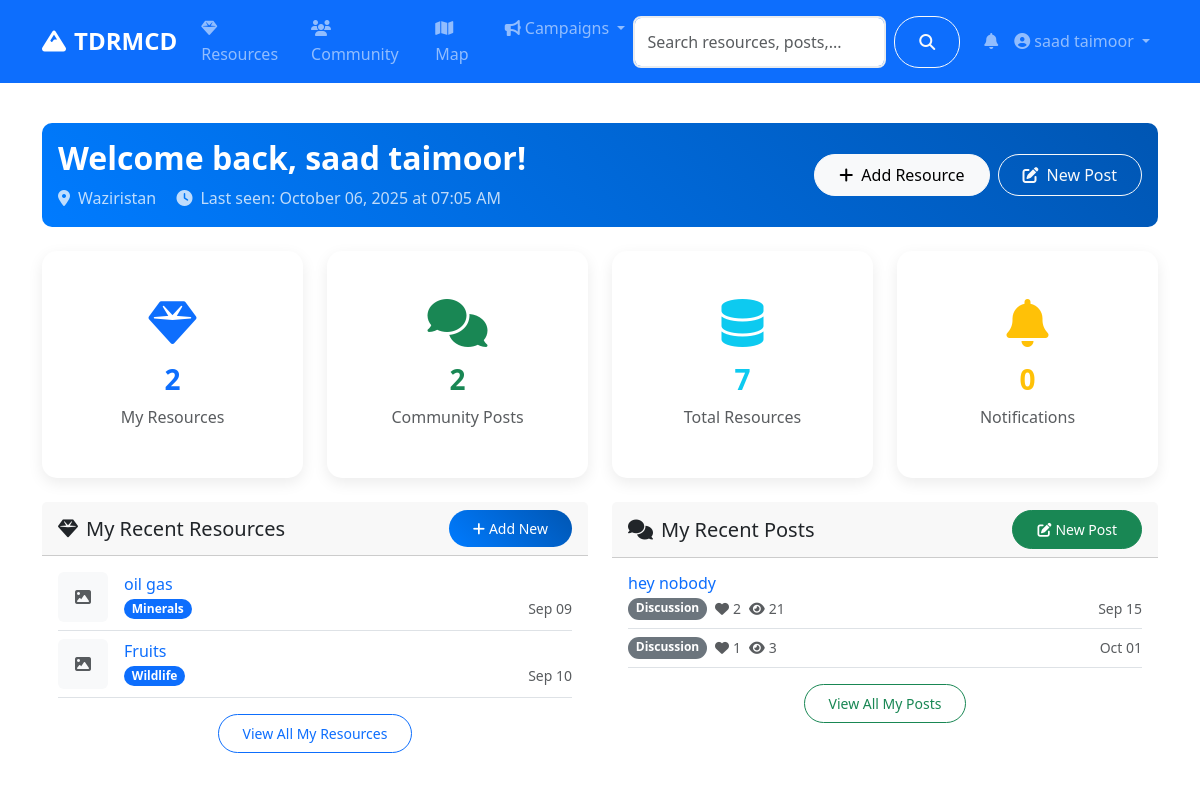
/dashboard (signed in, upper part), run on an earlier commit of the app's database.
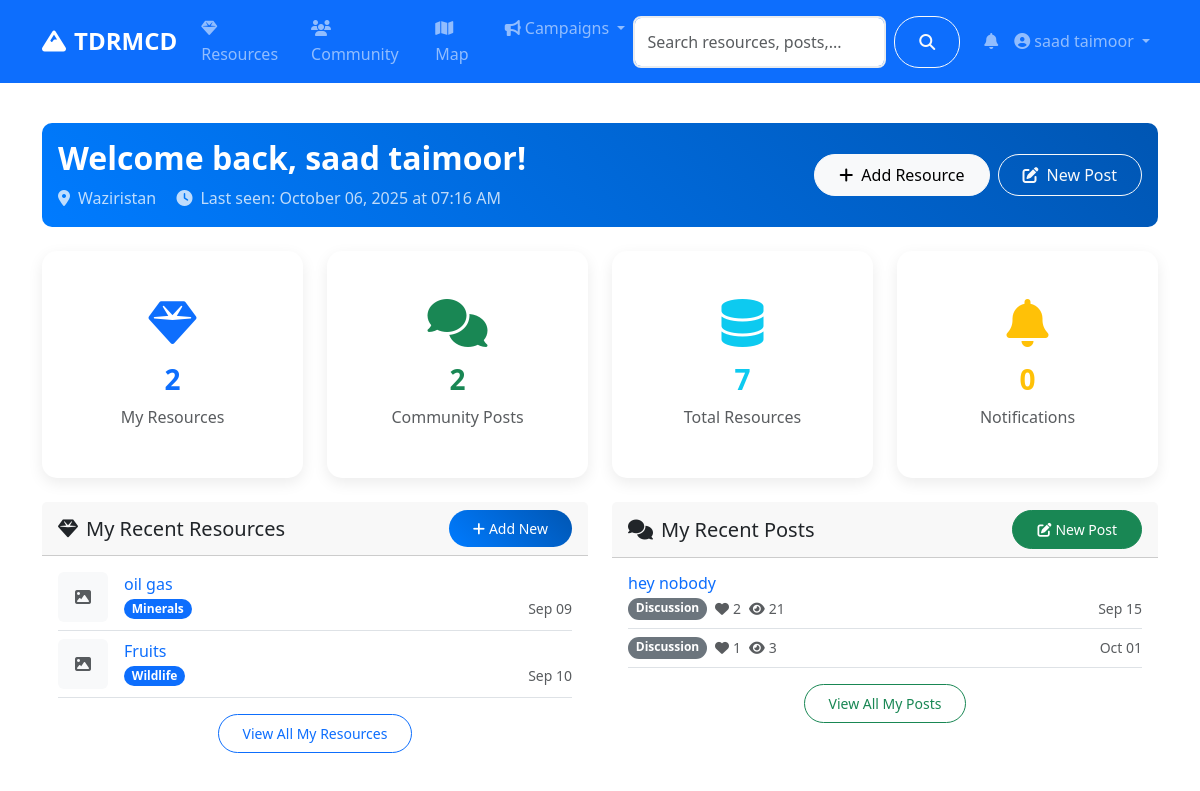
And on a later commit of the database.
### models.py (models this page shows, shortened)
class User(UserMixin, db.Model):
    id = db.Column(db.Integer, primary_key=True)
    username = db.Column(db.String(80), unique=True, nullable=False)
    email = db.Column(db.String(120), unique=True, nullable=False)
    password_hash = db.Column(db.String(120), nullable=False)
    first_name = db.Column(db.String(50), nullable=False)
    last_name = db.Column(db.String(50), nullable=False)
    role = db.Column(db.String(20), default='user')  # user, admin, researcher
    location = db.Column(db.String(100))
    bio = db.Column(db.Text)
    avatar = db.Column(db.String(200), default='default.jpg')
    is_active = db.Column(db.Boolean, default=True)
    created_at = db.Column(db.DateTime, default=datetime.utcnow)
    last_seen = db.Column(db.DateTime, default=datetime.utcnow)
    resources = db.relationship('Resource', backref='author', lazy='dynamic')
    posts = db.relationship('CommunityPost', backref='author', lazy='dynamic')
    chat_messages = db.relationship('ChatMessage', backref='sender', lazy='dynamic')
    file_submissions = db.relationship(
        'FileSubmission',
        foreign_keys='FileSubmission.submitter_id',
        backref='submitter',
        lazy='dynamic'
    )
    reviewed_submissions = db.relationship(
        'FileSubmission',
        foreign_keys='FileSubmission.reviewed_by',
        backref='reviewer_user',
        lazy='dynamic'
    )
    notifications = db.relationship('Notification', backref='user', lazy='dynamic')
    following = db.relationship('Follow', foreign_keys='Follow.follower_id', backref='follower', lazy='dynamic')
    followers = db.relationship('Follow', foreign_keys='Follow.followed_id', backref='followed', lazy='dynamic')
    def get_full_name(self):
        return f"{self.first_name} {self.last_name}"
    def is_admin(self):
        return self.role == 'admin'

### routes/main.py (the view)
@main_bp.route('/dashboard')
@login_required
def dashboard():
    from datetime import datetime
    current_user.last_seen = datetime.utcnow()
    db.session.commit()
    user_resources = current_user.resources.limit(5).all()
    user_posts = current_user.posts.limit(5).all()
    notifications = current_user.notifications.filter_by(is_read=False).limit(10).all()
    stats = {
        'total_resources': Resource.query.filter_by(status='active').count(),
        'user_resources': current_user.resources.count(),
        'user_posts': current_user.posts.count(),
        'unread_notifications': current_user.notifications.filter_by(is_read=False).count()
    }
    from datetime import timedelta
    is_new_user = current_user.created_at > datetime.utcnow() - timedelta(hours=24)
    is_long_absence = current_user.last_seen < datetime.utcnow() - timedelta(days=7)
    return render_template('main/dashboard.html',
                         user_resources=user_resources,
                         user_posts=user_posts,
                         notifications=notifications,
                         stats=stats,
                         is_new_user=is_new_user,
                         is_long_absence=is_long_absence)

### app.py (called while the page is built)
@login_manager.user_loader
def load_user(user_id):
    return User.query.get(int(user_id))

### templates/main/dashboard.html (shortened to what the changed rows need)
{% extends "base.html" %}
{% block content %}
<div class="container py-4">
    <div class="row">
        <div class="col-12 mb-4">
            <div class="card bg-gradient-primary text-white">
                <div class="card-body">
                    <div class="row align-items-center">
                        <div class="col-md-8">
                            {% if is_new_user %}
                                <h2 class="fw-bold mb-2">Welcome to TDRMCD, {{ current_user.get_full_name() }}! 🎉</h2>
                                <p class="mb-0 opacity-75">
                                    <i class="fas fa-star me-2"></i>Thanks for joining our community! Let's get started.
                                    {% if current_user.location %}
                                        <br><i class="fas fa-map-marker-alt me-2"></i>{{ current_user.location }}
                                    {% endif %}
                                </p>
                            {% else %}
                                <h2 class="fw-bold mb-2">Welcome back, {{ current_user.get_full_name() }}!</h2>
                                <p class="mb-0 opacity-75">
                                    {% if current_user.location %}
                                        <i class="fas fa-map-marker-alt me-2"></i>{{ current_user.location }}
                                    {% endif %}
                                    <span class="ms-3">
                                        <i class="fas fa-clock me-2"></i>Last seen: {{ current_user.last_seen.strftime('%B %d, %Y at %I:%M %p') }}
                                    </span>
                                </p>
                            {% endif %}
                        </div>
                    </div>
                </div>
            </div>
        </div>
    </div>
</div>
{% endblock %}

### templates/base.html (shortened to what this page needs)
<!DOCTYPE html>
<html lang="en">
<head>
    <link href="https://cdn.jsdelivr.net/npm/bootstrap@5.3.0/dist/css/bootstrap.min.css" rel="stylesheet">
    <link rel="stylesheet" href="https://cdnjs.cloudflare.com/ajax/libs/font-awesome/6.4.0/css/all.min.css">
    <link rel="stylesheet" href="https://unpkg.com/leaflet@1.9.4/dist/leaflet.css">
    <link rel="stylesheet" href="{{ url_for('static', filename='css/style.css') }}">
</head>
<body>
    <nav class="navbar navbar-expand-lg navbar-dark bg-primary sticky-top">
        <div class="container">
            <a class="navbar-brand fw-bold" href="{{ url_for('main.index') }}">
                <i class="fas fa-mountain me-2"></i>TDRMCD
            </a>
            <div class="collapse navbar-collapse" id="navbarNav">
                <ul class="navbar-nav me-auto">
                    <li class="nav-item">
                        <a class="nav-link" href="{{ url_for('resources.index') }}">
                            <i class="fas fa-gem me-1"></i>Resources
                        </a>
                    </li>
                    <li class="nav-item">
                        <a class="nav-link" href="{{ url_for('community.index') }}">
                            <i class="fas fa-users me-1"></i>Community
                        </a>
                    </li>
                    <li class="nav-item">
                        <a class="nav-link" href="{{ url_for('main.map_view') }}">
                            <i class="fas fa-map me-1"></i>Map
                        </a>
                    </li>
                    <li class="nav-item dropdown">
                        <a class="nav-link dropdown-toggle" href="#" role="button" data-bs-toggle="dropdown">
                            <i class="fas fa-bullhorn me-1"></i>Campaigns
                        </a>
                    </li>
                </ul>
                <form class="d-flex me-3 search-form no-loading" action="{{ url_for('main.search') }}" method="GET" onsubmit="return TDRMCD.validateSearch(event);">
                    <input class="form-control me-2" type="search" name="q" id="navbar-search" placeholder="Search resources, posts, users..." value="{{ request.args.get('q', '') }}">
                    <button class="btn btn-outline-light" type="submit">
                        <i class="fas fa-search"></i>
                    </button>
                </form>
                <ul class="navbar-nav">
                    {% if current_user.is_authenticated %}
                        <li class="nav-item dropdown">
                            <a class="nav-link" href="#" role="button" data-bs-toggle="dropdown" aria-expanded="false">
                                <span class="position-relative">
                                    <i class="fas fa-bell"></i>
                                </span>
                            </a>
                        </li>
                        <li class="nav-item dropdown">
                            <a class="nav-link dropdown-toggle" href="#" role="button" data-bs-toggle="dropdown">
                                <i class="fas fa-user-circle me-1"></i>{{ current_user.get_full_name() }}
                            </a>
                        </li>
                    {% endif %}
                </ul>
            </div>
        </div>
    </nav>
    <main>
        {% block content %}{% endblock %}
    </main>
</body>
</html>

What changed in the data, as far as the page shows it:
changed User "saad taimoor": last_seen "October 06, 2025 at 07:05 AM" → "October 06, 2025 at 07:16 AM"
